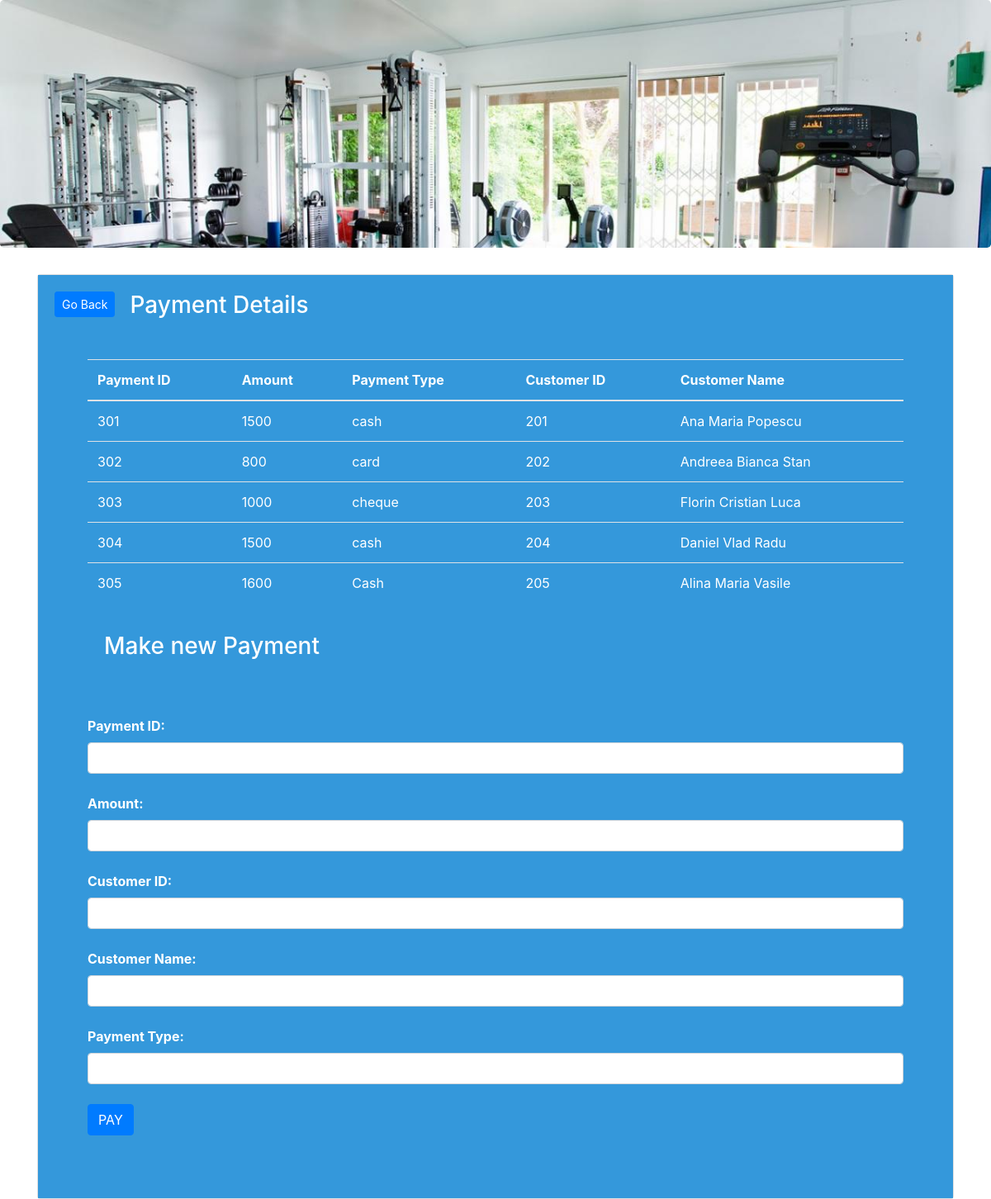
The app's page /payment.php with its own data.
### tables this page shows
CREATE TABLE `payment` (
  `Payment_id` int(10) NOT NULL,
  `Amount` int(20) NOT NULL,
  `customer_id` varchar(20) NOT NULL,
  `customer_name` varchar(50) NOT NULL,
  `payment_type` varchar(20) NOT NULL
);

### func.php (the view, shortened to what this page needs)
<?php
$con = mysqli_connect("localhost", "root", "", "gym-management-master");
function get_payment() {
    global $con;
    $query = "SELECT * FROM Payment";
    $result = mysqli_query($con, $query);
    while ($row = mysqli_fetch_array($result)) {
        $Payment_id = $row['Payment_id'];
        $Amount = $row['Amount'];
        $payment_type = $row['payment_type'];
        $customer_id = $row['customer_id'];
        $customer_name = $row['customer_name'];
        echo "<tr>
            <td>$Payment_id</td>
            <td>$Amount</td>
            <td>$payment_type</td>
            <td>$customer_id</td>
            <td>$customer_name</td>
        </tr>";
    }
}
?>

### payment.php (shortened to what this page needs)
<!DOCTYPE html>
<?php include("func.php");?>
<html>
<head>
	 <link rel="stylesheet" href="https://maxcdn.bootstrapcdn.com/bootstrap/4.0.0-beta/css/bootstrap.min.css">
</head>
<body>
<div class="jumbotron" style="background: url('images/2.jpg') no-repeat;background-size: cover;height: 300px;"></div>
 <div class="container">
<div class="card">
     <div class="card-body" style="background-color:#3498DB;color:#ffffff;">
         <div class="row">
             <div class="col-md-1">
    <a href="admin-panel.php" class="btn btn-primary btn-sm">Go Back</a>
             </div>
             <div class="col-md-3"><h3>Payment Details</h3></div>
             <div class="col-md-8">
                 </div></div></div>
     <div class="card-body" style="background-color:#3498DB;color:#ffffff;">
         <div class="card-body">
    <table class="table table-hover">
        <thead>
     <tr>
            <th>Payment ID </th>
            <th>Amount</th>
            <th>Payment Type</th>
            <th>Customer ID</th>
            <th>Customer Name</th>
        </tr>
        </thead>
        <tbody>
          <?php get_payment(); ?>
        </tbody>
    </table>
    <div class="card-body" style="background-color:#3498DB;color:FFFFFF;">
                <h3>Make new Payment</h3>
                </div>
                <div class="card-body"></div>
                <form class="form-group" action="func.php" method="post">
                <label><b>Payment ID:</b></label>
<input type="text" name="Payment_id" class="form-control"><br>
                    <label><b>Amount:</b></label>
                    <input type="text" name="Amount" class="form-control"><br>
                    <label><b>Customer ID:</b></label>
                    <input type="text" name="customer_id" class="form-control"><br>
                    <label><b>Customer Name:</b></label>
                    <input type="text" name="customer_name" class="form-control"><br>
                    <label><b>Payment Type:</b></label>
<input type="text" name="payment_type" class="form-control"><br>
<input type="submit" class="btn btn-primary" name="pay_submit" value="PAY">
     </div>
    </div>
    </div>
    </div>
    </body>
</html>

### records on screen
payment: Payment_id "301", Amount "1500", payment_type "cash", customer "201", customer_name "Ana Maria Popescu"
payment: Payment_id "302", Amount "800", payment_type "card", customer "202", customer_name "Andreea Bianca Stan"
payment: Payment_id "303", Amount "1000", payment_type "cheque", customer "203", customer_name "Florin Cristian Luca"
payment: Payment_id "304", Amount "1500", payment_type "cash", customer "204", customer_name "Daniel Vlad Radu"
payment: Payment_id "305", Amount "1600", payment_type "Cash", customer "205", customer_name "Alina Maria Vasile"
